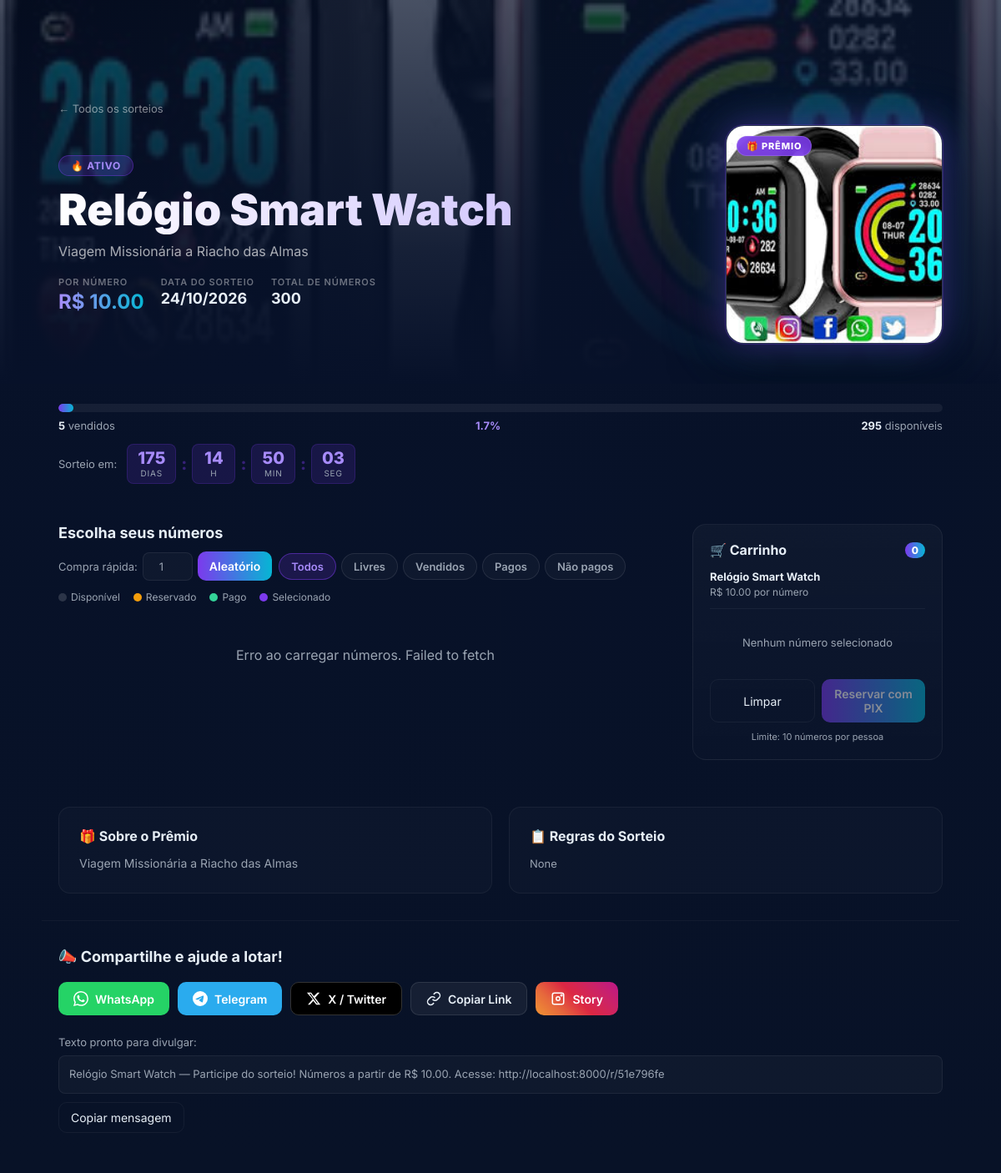
Before: /r/51e796fe with the older database file.
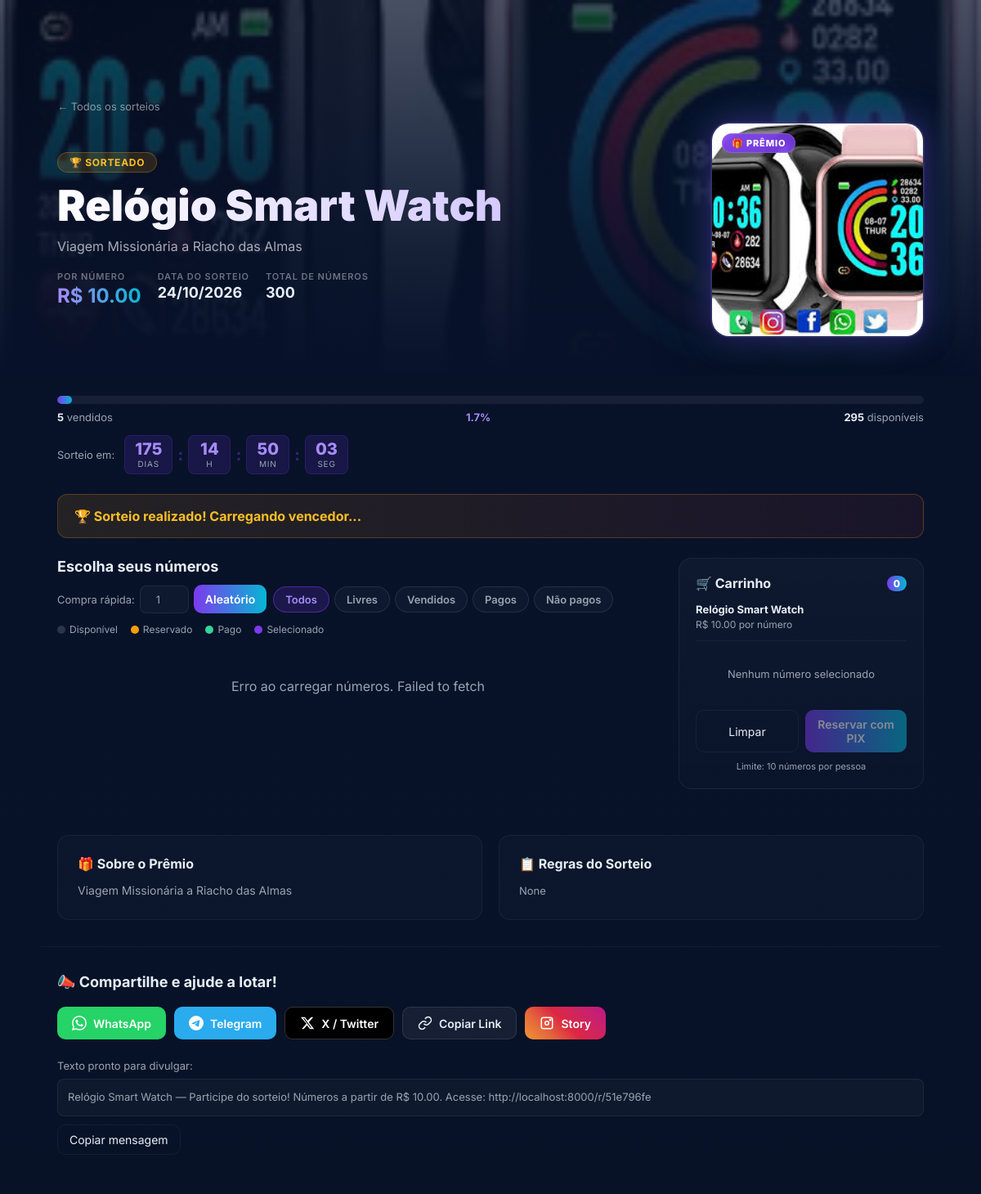
After: the same page with the newer database file.
### app/main.py (the view)
@app.get("/r/{slug}", response_class=HTMLResponse)
def view_raffle_public(request: Request, slug: str, session: Session = Depends(get_db),
                       ref: str | None = None):
    c = crud.get_campaign_by_slug(session, slug)
    if not c:
        raise HTTPException(status_code=404, detail="Sorteio não encontrado")
    stats = crud.get_raffle_stats(session, c.id)
    return templates.TemplateResponse(request, "raffle_public.html", {
        "campaign": c,
        "stats": stats,
        "base_url": BASE_URL,
        "ref": ref or "",
    })

### app/templates/raffle_public.html (shortened to what the changed rows need)
<!doctype html>
<html lang="pt-BR">
<head>
  <link rel="stylesheet" href="/static/css/style.css" />
  <link rel="stylesheet" href="/static/css/raffle.css" />
</head>
<body>
<header class="rf-hero" id="rfHero"
  {% if campaign.prize_image_url %}
  style="--hero-img: url('{{ campaign.prize_image_url }}')"
  {% endif %}>
  <div class="container rf-hero-inner">
    <div class="rf-hero-body">
      <div class="rf-hero-content">
        {% if campaign.status == 'drawn' %}
        <span class="rf-status-badge drawn">🏆 Sorteado</span>
        {% elif campaign.status == 'closed' %}
        <span class="rf-status-badge closed">Encerrado</span>
        {% elif campaign.status == 'sold_out' %}
        <span class="rf-status-badge sold-out">Esgotado</span>
        {% else %}
        <span class="rf-status-badge active">🔥 Ativo</span>
        {% endif %}
        <h1 class="rf-title">{{ campaign.title }}</h1>
        {% if campaign.description %}
        <p class="rf-subtitle">{{ campaign.description[:200] }}</p>
        {% endif %}
        <div class="rf-meta-row">
          <div class="rf-meta-item">
          </div>
          {% if campaign.draw_date %}
          <div class="rf-meta-item">
          </div>
          {% endif %}
          <div class="rf-meta-item">
          </div>
        </div>
      </div>
    </div>
  </div>
</header>
{% if campaign.status == 'drawn' and campaign.winner_quota_id %}
<div class="container">
  <div class="rf-winner-banner" id="winnerBanner">
    🏆 Sorteio realizado! Carregando vencedor...
  </div>
</div>
{% endif %}
<div class="container rf-main">
  <section class="rf-grid-panel">
    <div class="rf-toolbar">
      <div class="rf-toolbar-left">
        <h2>Escolha seus números</h2>
      </div>
    </div>
  </section>
</div>
</body>
</html>

Changed rows visible on the page:
changed Campaign "Relógio Smart Watch": status "active" → "drawn" (drawn)
Other visible differences:
text no longer shown: "🔥 ATIVO"
text now shown: "🏆 SORTEADO 🏆 Sorteio realizado! Carregando vencedor..."
